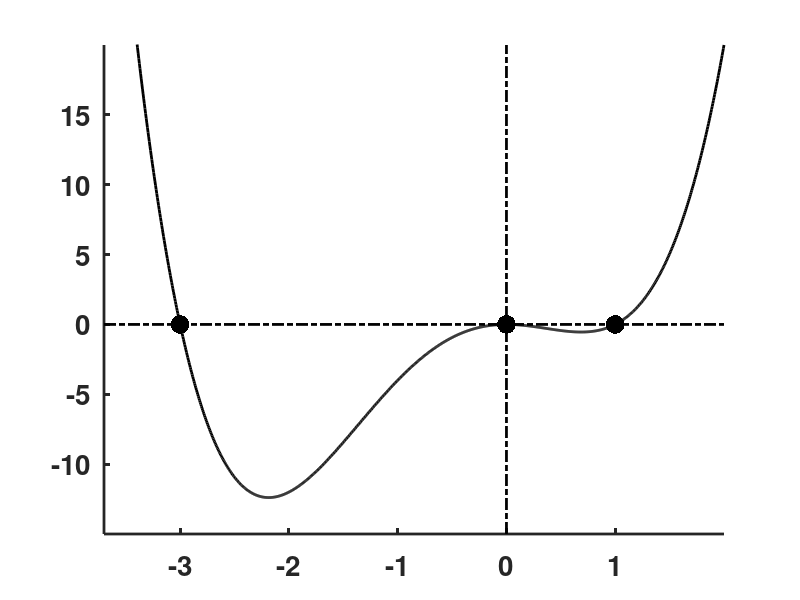

Write the MATLAB code that produced this figure.
clear;  figure('Position',[100 100 400 400],'Color',[1 1 1]); clf;  hold on; 

xy=[-3.7 2 -15 20];
xx=linspace(xy(1),xy(2),1000);  ym1=xx.^4+2*xx.^3-3*xx.^2;
plot(xx,ym1,'k','LineWidth',2)
set(gca,'LineWidth',2); 
axis(xy); axis manual;
plot([xy(1) xy(2)],[0 0],'k-.','LineWidth',2);
plot([0 0],[xy(3) xy(4)],'k-.','LineWidth',2);
set(gca,'XTick',[-3 -2 -1 0 1],'YTick',[-10 -5 0 5 10 15],'FontSize',20,'FontWeight','bold');
scatter([-3 0 1],[0 0 0],180,'k','filled');